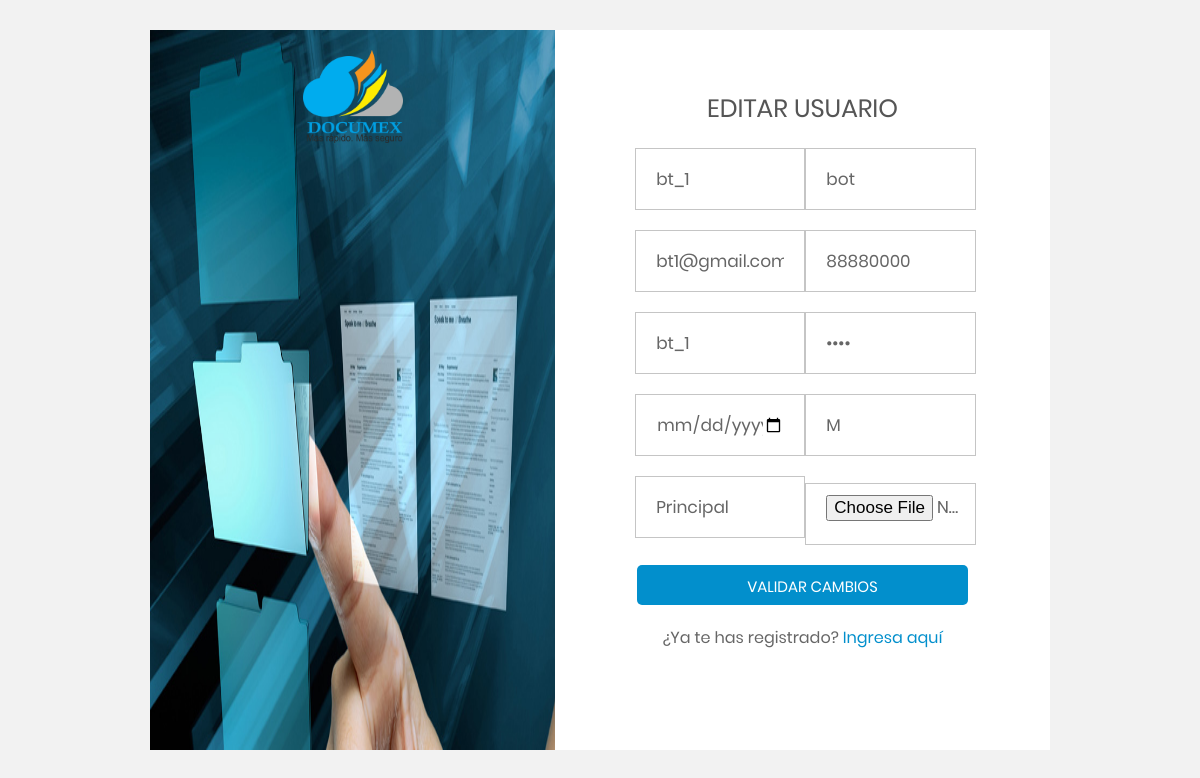
The page /accounts/editarUser/2/ on the database its author committed.
### accounts/models.py (models this page shows, shortened)
class Usuario(models.Model):
    id          = models.AutoField(primary_key = True)
    nombres     = models.CharField(max_length = 100)
    apellidos   = models.CharField(max_length = 100)
    correo      = models.EmailField(max_length = 100)
    dni         = models.IntegerField()
    usuario     = models.CharField(max_length=100)
    password    = models.CharField(max_length = 100)
    fechaNacimiento = models.DateField(null=False)
    sexo        = models.CharField(max_length=1,null=False)
    direccion   = models.CharField(max_length=100,null=False)
    estado      = models.BooleanField(default=False)
    imagen      = models.ImageField(upload_to="foto-Usuario" , null = True)
    class Meta:
        verbose_name='Usuario'
        verbose_name_plural='Usuarios'

### accounts/views.py (the view, shortened to what this page needs)
# urls.py: path("editarUser/<int:id>/",views.editarUsuario,name="editarUser"),
def editarUsuario(request,id):
    usuario = Usuario.objects.get(id=id)
    if(request.method == 'GET'):
        print("entro get")
        print(usuario.nombres)
        return render(request,'editarUser.html',{'usuario':usuario})
    return render(request,'editarUser.html',{'usuario':usuario})

### templates/editarUser.html
{% extends 'registerUser.html' %}
{%block titulo %}Editar Usuario{% endblock titulo%}
{%block nombres%}{{usuario.nombres}}{%endblock nombres%}
{%block apellidos%}{{usuario.apellidos}}{%endblock apellidos%}
{%block correo%}{{usuario.correo}}{%endblock correo%}
{%block dni%}{{usuario.dni}}{%endblock dni%}
{%block usuario%}{{usuario.usuario}}{%endblock usuario%}
{%block password%}{{usuario.password}}{%endblock password%}
{%block fnacimiento%}{{usuario.fnacimiento%}{%endblock fnacimiento%}
{%block sexo%}{{usuario.sexo}}{%endblock sexo%}
{%block direccion%}{{usuario.direccion}}{%endblock direccion%}
{%block editar %}Validar Cambios{%endblock editar%}

### templates/registerUser.html (shortened to what this page needs)
{%load static%}
<!DOCTYPE html>
<html>
    <head>
        <link rel="stylesheet" type="text/css" href="{% static 'styles/estiloRU.css' %}">
    </head>
    <body>
        <div id="main">
            <div id="logo">
                <a href="/"><img src="{% static 'images/documex.png' %}"></a>
            </div>
            <div id="contenido">
                <diV id="form">
                    <h1>{% block titulo %}Registro de Usuario{% endblock titulo%}</h1>
                    <form method="post" id="form1" enctype="multipart/form-data">
                        <div id="user_pass">
                            <input type="text" name="nombres" id="nombres" maxlength="30" placeholder="Nombres" value="{%block nombres%}{%endblock nombres%}">
                            <input type="text" name="apellidos" id="apellidos" maxlength="50" placeholder="Apellidos" value="{%block apellidos%}{%endblock apellidos%}">
                            <input type="email" name="correo" id="correo" maxlength="50" placeholder="Correo electrónico" value="{%block correo%}{%endblock correo%}">
                            <input type="text" name="dni" id="dni" maxlength="8" placeholder="DNI" value="{%block dni%}{%endblock dni%}">
                            <input type="text" name="usuario" id="usuario" maxlength="20" placeholder="Nombre de Usuario" value="{%block usuario%}{%endblock usuario%}">
                            <input type="password" name="password" id="password" maxlength="8" placeholder="Contraseña" value="{%block password%}{%endblock password%}">
                            <input type="date" name="fnacimiento" id="fnacimiento" placeholder="Fecha de nacimiento" value="{%block fnacimiento%}{%endblock fnacimiento%}">
                            <input type="text" name="sexo" id="sexo" maxlength="1" placeholder="Sexo (M o F)" value="{%block sexo%}{%endblock sexo%}">
                            <input type="text" name="direccion" id="direccion" maxlength="100" placeholder="Dirección" value="{%block direccion%}{%endblock direccion%}">
                            <input type="file" name="imagen" id="imagen" placeholder="Imagen">
                        </div>
                        <input type="submit" value="{% block editar %}Registrar{% endblock editar %}" id="ingresar">
                    </form>
                </div>
                <div id="footer_div">
                            <span>¿Ya te has registrado? </span>
                            <a href="/accounts/login" id="registro">Ingresa aquí</a>
                </div>
            </div>
        </div>
    </body>
</html>

### static/styles/estiloRU.css (style rules this page uses)
* { padding:0; margin:0; font-family: Poppins-Regular, sans-serif; }
@media screen and (min-width:1200px) { body { background-color: #f2f2f2; } }
@media screen and (min-width:1200px) { #main { width:75vw; height:90vh; min-height: 500px; background-color:white; margin: 30px auto; } }
@media screen and (min-width:1200px) { #logo { width:45%; background-image: url("../images/fondoD.jpg"); background-repeat: no-repeat; background-color: white; background-size: 100% 100%; background-position: center; height: 100%; float:left; } }
@media screen and (min-width:1200px) { #contenido { float:left; padding-top:60px; width:55%; height:74%; } }
@media screen and (min-width:1200px) { img { display: block; width: 100px; margin: 10px auto; padding: 10px; } }
@media screen and (min-width:1200px) { h1 { text-align: center; font-size: 25px; text-transform: uppercase; color: #555555; font-weight: 500; } }
@media screen and (min-width:1200px) { input { display:block; width: 77%; height:40px; padding: 10px; padding-left: 30px; margin: 10px auto 10px auto; outline:none; border-color: rgb(197, 197, 197); border-width: 1px; border-style: solid; font-size: 17px; color: #666666; transition: 0.1s; } }
@media screen and (min-width:1200px) { #user_pass { width:70%; margin: 10px auto; padding-left:4%; } }
@media screen and (min-width:1200px) { #nombres,#apellidos,#correo,#dni,#fnacimiento,#sexo,#direccion,#usuario,#password,#imagen { display:inline-block; width: 37%; height:40px; padding: 10px 20px; margin-left: -4px; outline:none; border-color: rgb(197, 197, 197); border-width: 1px; border-style: solid; font-size: 17px; color: #666666; transition: 0.1s; } }
@media screen and (min-width:1200px) { #ingresar { color:white; background-color: #028fcc; border-style:none; transition: 0.4s; text-transform: uppercase; font-size: 15px; border-radius: 5px; width: 67%; } }
@media screen and (min-width:1200px) { #registro { text-decoration: none; color: #028fcc; } }
@media screen and (min-width:1200px) { #footer_div { color: #666666; text-align: center; height: 40px; } }
@media screen and (min-width:1200px) { #footer_div span { display:inline-block; padding-top:10px; } }

### rows shown on the page
Usuario: nombres "bt_1", apellidos "bot", correo "bt1@gmail.com", dni "88880000", usuario "bt_1", sexo "M", direccion "Principal"
